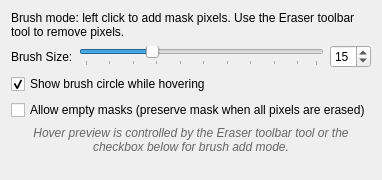
<?xml version="1.0" encoding="UTF-8"?>
<ui version="4.0">
 <class>MaskBrushSelectionWidget</class>
 <widget class="QWidget" name="MaskBrushSelectionWidget">
  <property name="geometry">
   <rect>
    <x>0</x>
    <y>0</y>
    <width>365</width>
    <height>180</height>
   </rect>
  </property>
  <property name="windowTitle">
   <string>Form</string>
  </property>
  <layout class="QVBoxLayout" name="verticalLayout">
   <item>
    <widget class="QLabel" name="descriptionLabel">
     <property name="text">
      <string>Brush mode: left click to add mask pixels. Use the Eraser toolbar tool to remove pixels.</string>
     </property>
     <property name="wordWrap">
      <bool>true</bool>
     </property>
    </widget>
   </item>
   <item>
    <layout class="QHBoxLayout" name="horizontalLayout">
     <item>
      <widget class="QLabel" name="brushSizeLabel">
       <property name="text">
        <string>Brush Size:</string>
       </property>
      </widget>
     </item>
     <item>
      <widget class="QSlider" name="brushSizeSlider">
       <property name="minimum">
        <number>1</number>
       </property>
       <property name="maximum">
        <number>50</number>
       </property>
       <property name="value">
        <number>15</number>
       </property>
       <property name="orientation">
        <enum>Qt::Orientation::Horizontal</enum>
       </property>
       <property name="tickPosition">
        <enum>QSlider::TickPosition::TicksBelow</enum>
       </property>
       <property name="tickInterval">
        <number>5</number>
       </property>
      </widget>
     </item>
     <item>
      <widget class="QSpinBox" name="brushSizeSpinBox">
       <property name="minimum">
        <number>1</number>
       </property>
       <property name="maximum">
        <number>50</number>
       </property>
       <property name="value">
        <number>15</number>
       </property>
      </widget>
     </item>
    </layout>
   </item>
   <item>
    <widget class="QCheckBox" name="showCircleCheckbox">
     <property name="text">
      <string>Show brush circle while hovering</string>
     </property>
     <property name="checked">
      <bool>true</bool>
     </property>
    </widget>
   </item>
   <item>
    <widget class="QCheckBox" name="allowEmptyMaskCheckbox">
     <property name="toolTip">
      <string>When enabled, masks will be preserved even when all pixels are erased, useful for creating negative labels for semantic segmentation</string>
     </property>
     <property name="text">
      <string>Allow empty masks (preserve mask when all pixels are erased)</string>
     </property>
     <property name="checked">
      <bool>false</bool>
     </property>
    </widget>
   </item>
   <item>
    <widget class="QLabel" name="infoLabel">
     <property name="styleSheet">
      <string>font-style: italic; color: #666;</string>
     </property>
     <property name="text">
      <string>Hover preview is controlled by the Eraser toolbar tool or the checkbox below for brush add mode.</string>
     </property>
     <property name="alignment">
      <set>Qt::AlignmentFlag::AlignCenter</set>
     </property>
     <property name="wordWrap">
      <bool>true</bool>
     </property>
    </widget>
   </item>
   <item>
    <spacer name="verticalSpacer">
     <property name="orientation">
      <enum>Qt::Orientation::Vertical</enum>
     </property>
     <property name="sizeHint" stdset="0">
      <size>
       <width>20</width>
       <height>40</height>
      </size>
     </property>
    </spacer>
   </item>
  </layout>
 </widget>
 <resources/>
 <connections/>
</ui>
